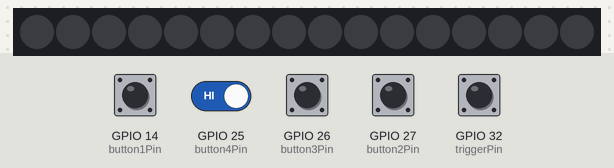
Recording of a sketch running on a simulated ESP32. Parts: 16 RGB LEDs in strip order, left to right. The test bench sets the inputs (shaded band); at power-on: GPIO 14 (button1Pin), GPIO 25 (button4Pin), GPIO 26 (button3Pin), GPIO 27 (button2Pin), GPIO 32 (triggerPin) HIGH. Dim RGB values are drawn brighter than linear.

Above: at 3.2 s.
3.3 s: GPIO 32 (triggerPin) pulled LOW for 0.15 s
4.9 s: GPIO 25 (button4Pin) driven LOW and GPIO 32 (triggerPin) driven LOW
At 5.44 s:
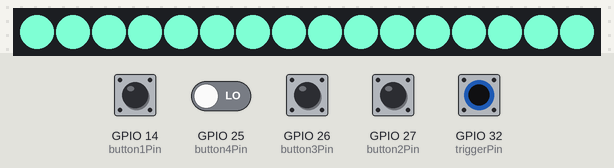
7.9 s: GPIO 25 (button4Pin) driven HIGH
9.6 s: GPIO 25 (button4Pin) driven LOW
12.6 s: GPIO 26 (button3Pin) pulled LOW for 1 s
At 13.19 s:
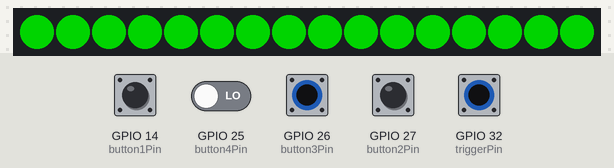
15.6 s: GPIO 32 (triggerPin) driven HIGH
Timing chart, 0 to 18.1 s (numbered marks = the images above; inputs shaded):
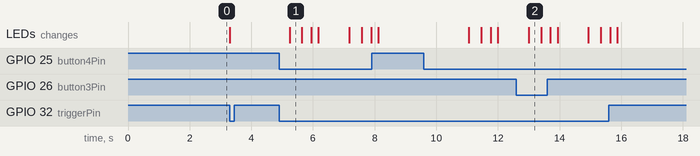

Measured:
- after the input at 4.9 s, the LEDs: change after 0.34 s (image 1)
- after the input at 12.6 s, the LEDs: change after 0.40 s (image 2)

The sketch:

FlashPattern.ino
```cpp
#include <FastLED.h>

#define NUM_LEDS 16
#define LED_PIN 13
const int button1Pin = 14;
const int button2Pin = 27;
const int button3Pin = 26;
const int button4Pin = 25;
const int triggerPin = 32;


uint8_t flashMode;  // Variable to track mode

CRGB leds[NUM_LEDS];

void setup () {
  Serial.begin(9600);
  FastLED.addLeds<WS2812B, LED_PIN, GRB>(leds, NUM_LEDS);
  FastLED.setBrightness(50);
  delay(2000);

  pinMode(button1Pin, INPUT_PULLUP);
  pinMode(button2Pin, INPUT_PULLUP);
  pinMode(button3Pin, INPUT_PULLUP);
  pinMode(button4Pin, INPUT_PULLUP);

  pinMode(triggerPin, INPUT_PULLUP);
 }

void loop () {
  flashMode = ModeDetection();

  if (digitalRead(triggerPin) == LOW) //Trigger button is read here
  {
    //FLASH ITSELF
    QuickFlash(flashMode);
    QuickFlash(flashMode);
    SlowFlash(flashMode);
    delay(1000);
  }


  //  Serial.println("Mode: ");
  //  Serial.print(flashMode);
  //  Serial.println("");

  // Serial.print("B1: "); Serial.print(digitalRead(button1Pin));
  // Serial.print("  B2: "); Serial.print(digitalRead(button2Pin));
  // Serial.print("  B3: "); Serial.print(digitalRead(button3Pin));
  // Serial.print("  B4: "); Serial.println(digitalRead(button4Pin));
  // delay(200);

}
void QuickFlash(uint8_t mode)
{
  // Quick burst of bright white
  if (mode == -2){
    fill_solid(leds, NUM_LEDS, CRGB::White);
  }
  else if (mode == -1){
    fill_solid(leds, NUM_LEDS, CRGB::Magenta);
  }
  else if (mode == 0){
    fill_solid(leds, NUM_LEDS, CRGB::Yellow);
  }
  else if (mode == 1){
    fill_solid(leds, NUM_LEDS, CRGB::Green);
  }
  else if (mode == 2){
    fill_solid(leds, NUM_LEDS, CRGB::Aquamarine);
  }
  //fill_solid(leds, NUM_LEDS, CRGB::White);
  //fill_solid(leds, NUM_LEDS, CHSV(0,255,0));
  FastLED.setBrightness(255); // max brightness for flash
  FastLED.show();
  delay(100); // very short flash

  // Fade out smoothly
  for(int b = 255; b >= 0; b -= 70) {
    FastLED.setBrightness(b);
    FastLED.show();
    delay(10);
  }

  // Restore normal brightness for the rest of your animations
  FastLED.setBrightness(50);
  FastLED.clear();
  FastLED.show();
}

void SlowFlash(uint8_t mode)
{
  // Quick burst of bright white
  if (mode == -2){
    fill_solid(leds, NUM_LEDS, CRGB::White);
  }
  else if (mode == -1){
    fill_solid(leds, NUM_LEDS, CRGB::Purple);
  }
  else if (mode == 0){
    fill_solid(leds, NUM_LEDS, CRGB::Yellow);
  }
  else if (mode == 1){
    fill_solid(leds, NUM_LEDS, CRGB::Green);
  }
  else if (mode == 2){
    fill_solid(leds, NUM_LEDS, CRGB::Aquamarine);
  }
  FastLED.setBrightness(255); // max brightness for flash
  FastLED.show();
  delay(100); // very short flash

  // Fade out smoothly
  for(int b = 255; b >= 0; b -= 5) {
    FastLED.setBrightness(b);
    FastLED.show();
    delay(10);
  }

  // Restore normal brightness for the rest of your animations
  FastLED.setBrightness(50);
  FastLED.clear();
  FastLED.show();
}
int Trigger(uint8_t trigger)
{
  if (trigger == 1)
  {
    QuickFlash(flashMode);
    QuickFlash(flashMode);
    SlowFlash(flashMode);
    delay(1000);
    trigger = 0;
    return trigger;
  }
}
uint8_t ModeDetection()
{
  if (digitalRead(button1Pin) == LOW) {
    return -1;
  } else if (digitalRead(button2Pin) == LOW) {
    return 0;
  } else if (digitalRead(button3Pin) == LOW) {
    return 1;
  } else if (digitalRead(button4Pin) == LOW) {
    return 2;
  }
  return -2; // default if no button is pressed
}


 
```
